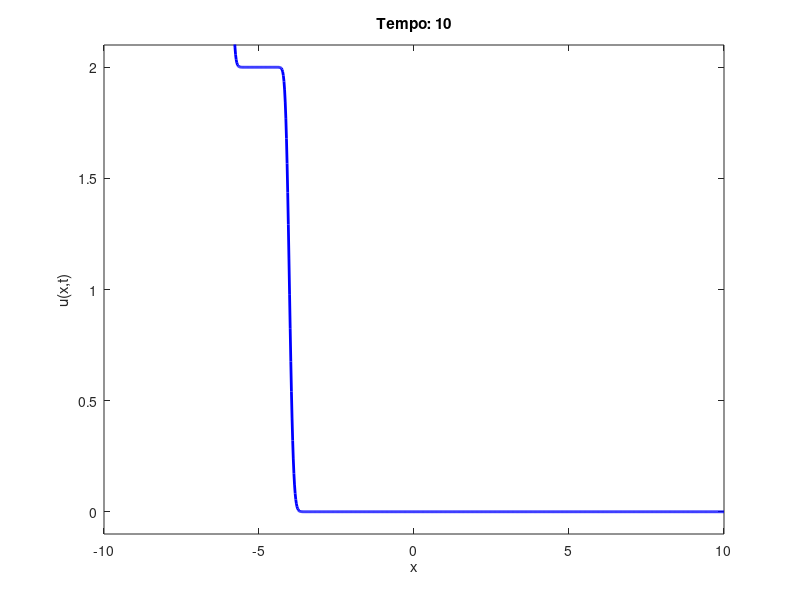

MATLAB code to generate this figure:
clear; clc; close all;

% Parametri
L = 10;                               % Lunghezza del dominio
Nx = 1000;                            % Numero di punti spaziali
Tmax = 10;                            % Tempo massimo di simulazione
CFL = 0.9;                            % Numero di Courant-Friedrichs-Lewy
w = -0.5;                             % Velocità di drift (negativa)

% Discretizzazione spaziale
dx = 2*L / Nx;
x = linspace(-L, L, Nx);


% Condizione iniziale: onda quadrata
f0 = @(u) 2 * (abs(u)<1)+ 10*(u<=-1); 
u = zeros(1, Nx);

for i = 1:Nx-1
    u(i) = (f0(x(i)) + f0(x(i+1))) / 2; % Media per inizializzazione
end

% Calcolo del passo temporale (Condizione CFL corretta)
dt = CFL * (dx /abs(w));
Nt = ceil(Tmax / dt);  % Numero di passi temporali
dt = Tmax / Nt;        % Ricalcolo per adattamento

% Evoluzione nel tempo con schema di Godunov
for n = 1:Nt
    u_new = u;  % Array temporaneo per aggiornamento

    for j = 2:Nx-1
        if x(j)<1
        % Flusso numerico secondo Godunov per w < 0
            F_jm12 = w * u(j);     % Flusso tra j-1 e j
            F_jp12 = w * u(j+1);   % Flusso tra j e j+1

        % Aggiornamento della soluzione
        u_new(j) = u(j) - (dt/dx) * (F_jp12 - F_jm12);
        end
    end

    % Aggiorna la soluzione
    u = u_new;

    % Plot della soluzione
    plot(x, u, 'b', 'LineWidth', 2);
    axis([-L L -0.1 2.1]);
    title(['Tempo: ', num2str(n*dt)]);
    xlabel('x'); ylabel('u(x,t)');
    drawnow;
end


